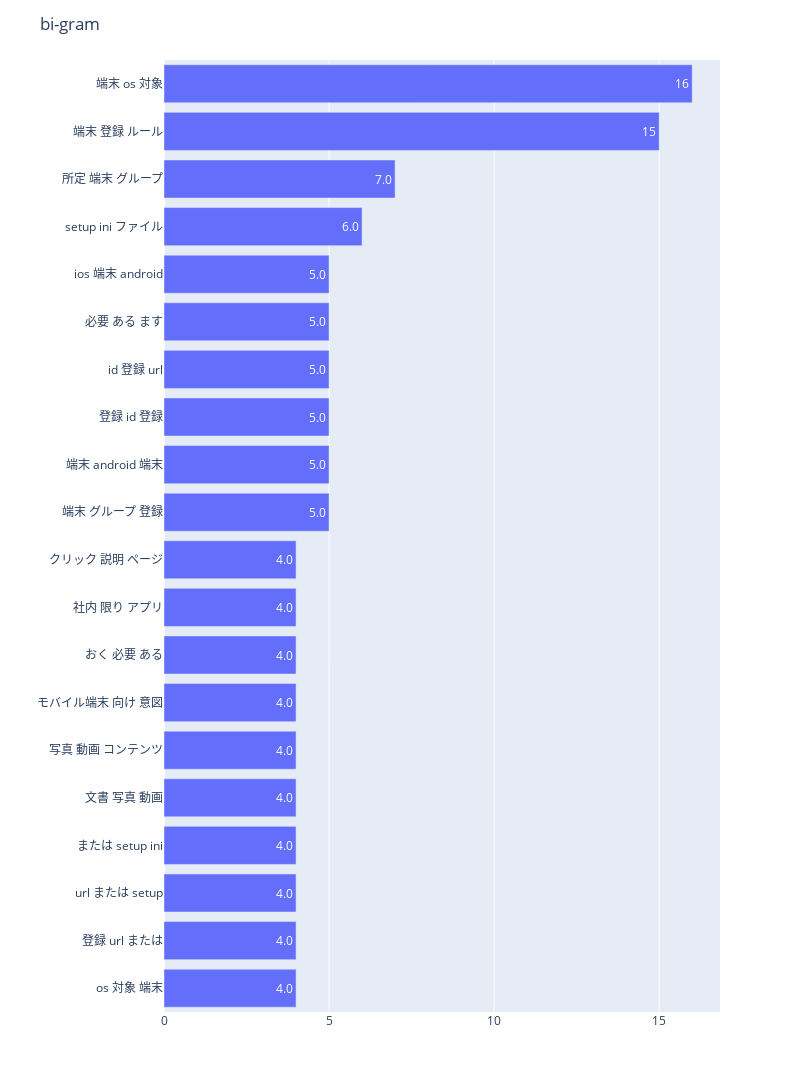

Notebook code cell kept with this figure:
### Code cell
npt.bar_ngram(title='bi-gram', ngram=3, top_n=20)

### Figure 1 — Plotly figure (JSON) as saved in the notebook; plotly's stock layout.template omitted (floating-point values rounded to 4 significant figures)
{"data": [{"alignmentgroup": "True", "hovertemplate": "word_count=%{text}<br>word=%{y}<extra></extra>", "legendgroup": "", "marker": {}, "name": "", "offsetgroup": "", "orientation": "h", "showlegend": false, "text": [4, 4, 4, 4, 4, 4, 4, 4, 4, 4, 5, 5, 5, 5, 5, 5, 6, 7, 15, 16], "textposition": "auto", "texttemplate": "%{text:.2s}", "type": "bar", "x": [4, 4, 4, 4, 4, 4, 4, 4, 4, 4, 5, 5, 5, 5, 5, 5, 6, 7, 15, 16], "xaxis": "x", "y": ["os 対象 端末", "登録 url または", "url または setup", "または setup ini", "文書 写真 動画", "写真 動画 コンテンツ", "モバイル端末 向け 意図", "おく 必要 ある", "社内 限り アプリ", "クリック 説明 ページ", "端末 グループ 登録", "端末 android 端末", "登録 id 登録", "id 登録 url", "必要 ある ます", "ios 端末 android", "setup ini ファイル", "所定 端末 グループ", "端末 登録 ルール", "端末 os 対象"], "yaxis": "y"}], "layout": {"barmode": "relative", "height": 1100, "legend": {"tracegroupgap": 0}, "margin": {"t": 60}, "title": {"text": "bi-gram"}, "width": 800, "xaxis": {"anchor": "y", "domain": [0, 1], "title": {"text": ""}}, "yaxis": {"anchor": "x", "domain": [0, 1], "title": {"text": ""}}}}
